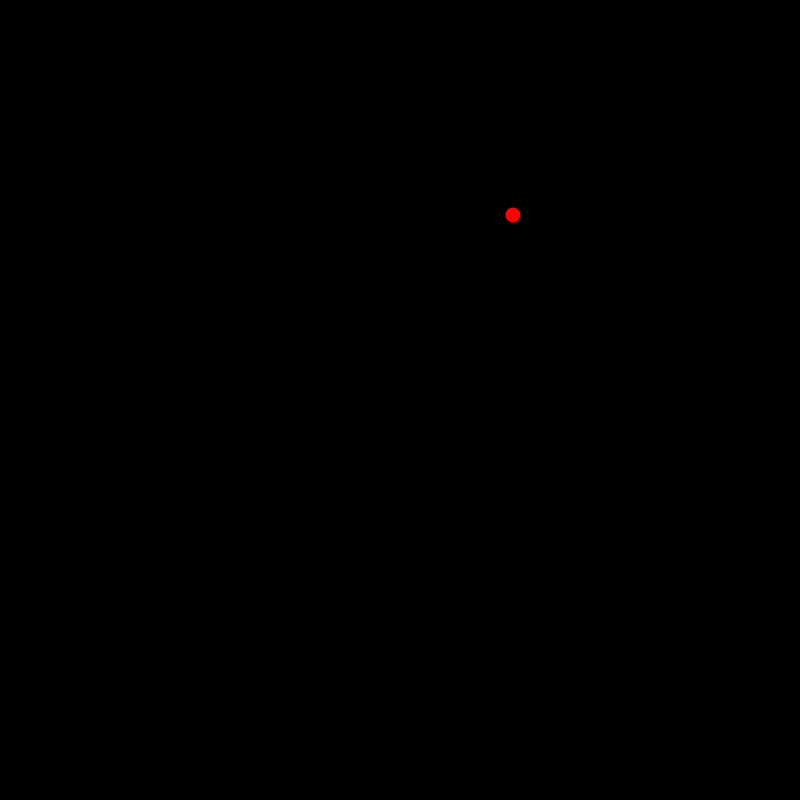
Frame 1 (no input)
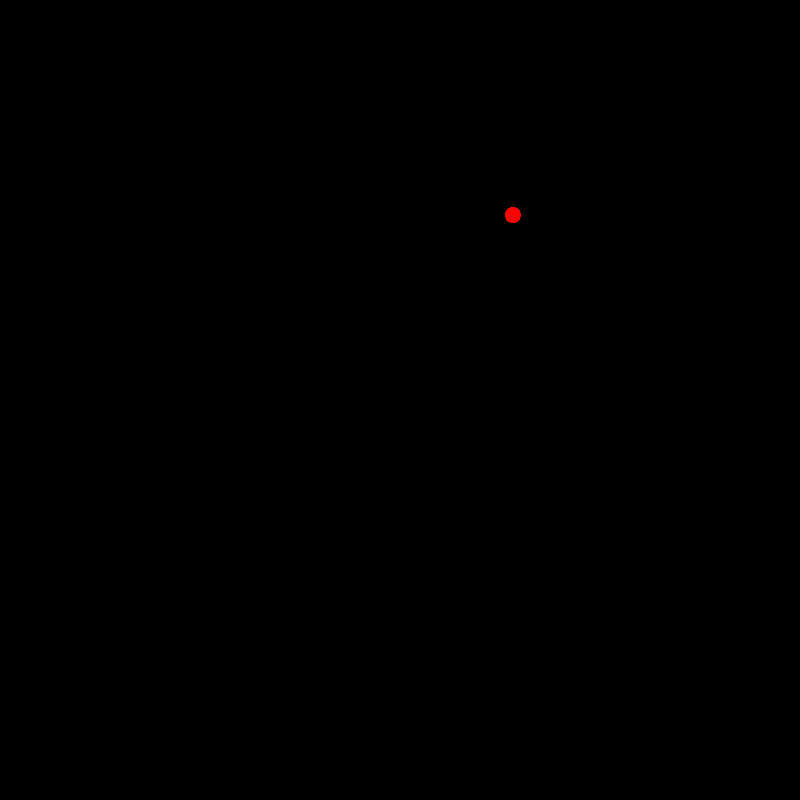
Frame 60 (the mouse pressed at the canvas centre just before this capture)
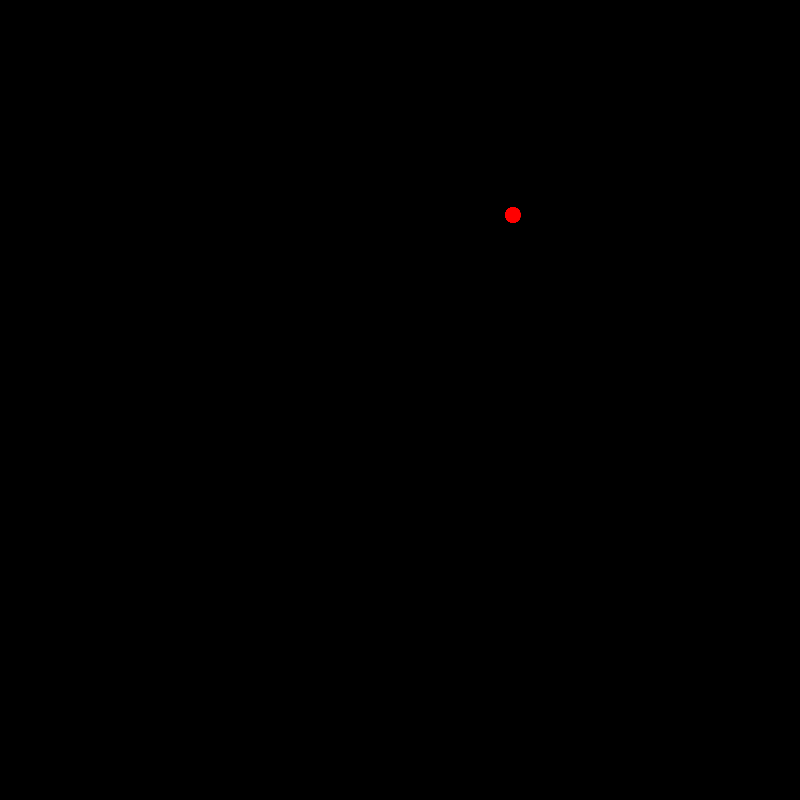
Frame 120 (the mouse held since frame 60 and released just before this capture)

The Processing sketch that drew these frames (run headless with seeded random() and noise(); from frame 60 on, the mouse is pressed at the canvas centre):

// Processing sketch: Achtung_Die_Kurve
// ── Achtung_Die_Kurve.pde
boolean dead;

float posX=random(15, 785), posY=random(15, 785);
float xSpeed=0, ySpeed=0;

float prevAngle;


void setup() {
  background(0);
  size(800, 800);
  frameRate(25);
  /*
  stroke(0, 0, 0);
   rect(5, 5, 490, 490);
   
   dead = false;
   */
}

void draw() {

  /*dead = get((int)posX, (int)posY);
   if (!dead) {
   point(posX, posY);
   } else {
   text("Game Over", 350, 350);
   */

  posX += xSpeed;
  posY += ySpeed;

  fill(255, 0, 0);
  noStroke();
  ellipse(posX, posY, 15, 15);
  smooth();

  if (keyPressed) {
    if (keyCode == UP) {
      xSpeed = 3;
      ySpeed = 3;
    }
  }

  if (keyPressed) {
    if (keyCode == LEFT)
      turnLeft(10);
    else if (keyCode == RIGHT)
      turnRight(10);
  }
  if (posY > height || width < posX) {
    posY = height;
    textAlign(CENTER);
    textSize(50);
    fill(255);
    text("Game Over", width/2, height/2);
  }
}

void turnRight(float angle) {
  float angle2 = radians(angle) + prevAngle;
  prevAngle = angle2;
  xSpeed = cos(angle2) * 3;
  ySpeed = sin(angle2) * 3;
}

void turnLeft(float angle) {
  float angle2 = prevAngle - radians(angle);
  prevAngle = angle2;
  xSpeed = cos(angle2) * 3;
  ySpeed = sin(angle2) * 3;
}

// ── Kurve1.pde
class kurve2 {
  int x = 100; //random(100.0, 700.0);
  int y = 100; //random(100.0, 700.0);

  float posX=300, posY=330;
  float xSpeed=3, ySpeed=3;
  float prevAngle;

  void player1() {
    /*if (get(int(posX), int(posY)) == color(255, 0, 0)) {
      gameOver1 = true;
      textSize(30);
      text("Player 1 Wins!", 400, 240);
    }
    //else if(
    /*if (get(x,y) != color(255, 0, 0)) {
     gameOver1 = true;
     textSize(30);
     text("Player 1 Wins!", 400, 240);
     }*/
    
  }
}
